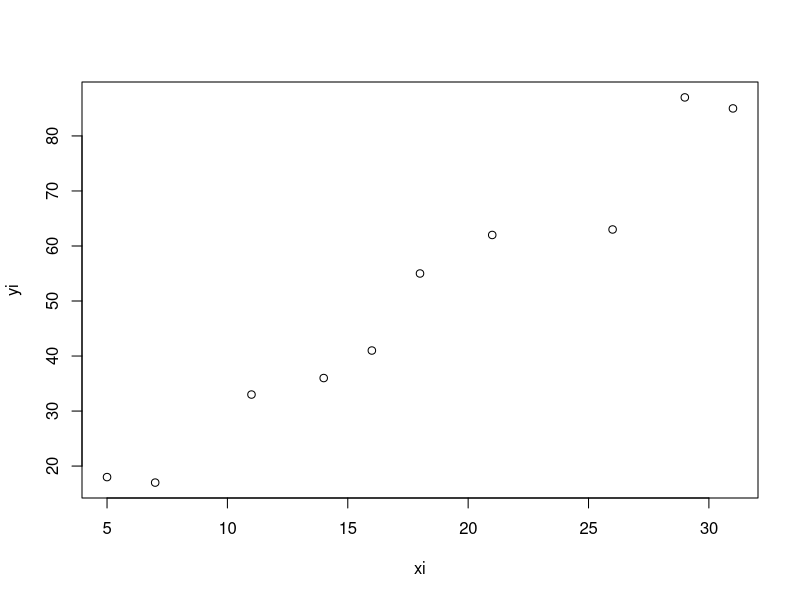

Write the R code that produced this figure.
xi<-c(18, 7, 14, 31, 21, 5, 11, 16, 26, 29)
yi<-c(55, 17, 36, 85, 62, 18, 33, 41, 63, 87)

plot(xi, yi)
#A peu près, ça a l'air linéaire

#coeff de la droite des moindres carres
cor(xi, yi)
#fortement correle, donc modele lineaire envisageable
model<-lm(yi~xi)
summary(model)
#B0^ = 1,0213   B1 = 2,7348

#Valeur prévisions de la droite, yi
predict.lm(model)